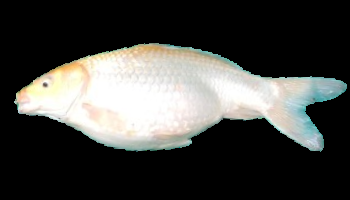
#> input picture fish_dataset/emas/M01.png, 350 x 200 px, found by its file name; its folder holds 4 pictures in this run
$ python Test_DT.py
#> lines starting #> are read from the running program, lines starting #| are printed output that depends on the picture
### LoadImages.py
import cv2
import os
import numpy as np

'''
def get_label(directory):
    # add more to add more class
    if directory == "fish_dataset\\abudefduf": return 1
    if directory == "fish_dataset\\amphiprion": return 2
    if directory == "fish_dataset\\chaetodon": return 3
    else: return 0

'''
def get_label(directory):
    # add more to add more class
    if directory == "fish_dataset\\emas": return 1
    if directory == "fish_dataset\\lele": return 2
    if directory == "fish_dataset\\nila": return 3
    else: return 0


def load_images(directory):
#> called with directory = 'fish_dataset\\emas'
    images=[]
    labels=[]
    for filename in os.listdir(directory):
        if filename.endswith(".png"):
            image_path = os.path.join(directory, filename)
            image = cv2.imread(image_path, cv2.IMREAD_GRAYSCALE)
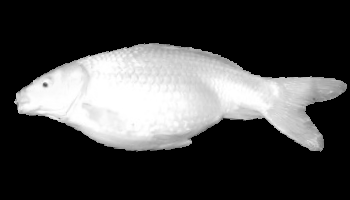
#> image: shape (200, 350); min 0, max 255, mean 70
            # yg dikomen ini buat daun 700x524. Ikan pake 350x200
            image = cv2.resize(image, (350, 200))
            # image = cv2.resize(image, (700, 524))
            images.append(image)
            labels.append(get_label(directory))
#> pass 2 of the loop in load_images, `for filename in os.listdir(directory):`:
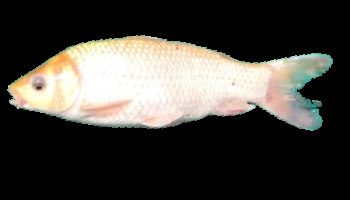
#> input picture fish_dataset/emas/M02.png, 350 x 200 px, found by its file name
#> in load_images, `image = cv2.imread(image_path, cv2.IMREAD_GRAYSCALE)`:
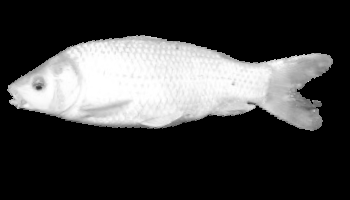
#> image: shape (200, 350); min 0, max 255, mean 67
#> pass 3 of the loop in load_images, `for filename in os.listdir(directory):`:
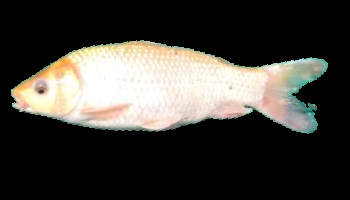
#> input picture fish_dataset/emas/M03.png, 350 x 200 px, found by its file name
#> in load_images, `image = cv2.imread(image_path, cv2.IMREAD_GRAYSCALE)`:
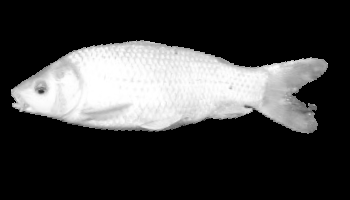
#> image: shape (200, 350); min 0, max 255, mean 63.7
#> the loop made 4 passes; the first 3 are shown
    return np.array(images), np.array(labels)

def combine_dataset():
    # load datasets from directories
    # add class to get_label first or the class will be considered a negative example
    emas_images, emas_labels = load_images("fish_dataset\\emas")
    lele_images, lele_labels = load_images("fish_dataset\\lele")
    nila_images, nila_labels = load_images("fish_dataset\\nila")
    negatives_images, negatives_labels = load_images("fish_dataset\\negative_examples")

    # combining into a single dataset
    images = np.concatenate((emas_images, lele_images, nila_images, negatives_images), axis = 0)
    labels = np.concatenate((emas_labels, lele_labels, nila_labels, negatives_labels), axis = 0)

    # images = np.concatenate((lele_images, nila_images, negatives_images), axis = 0)
    # labels = np.concatenate((lele_labels, nila_labels, negatives_labels), axis = 0)

    return images, labels

### Test_DT.py
from DecisionTree import *
from LoadImages import *
from HaarFeatures import *
from IntegralImage import *
from Dataset import *
from Utilities import *
from sklearn.model_selection import train_test_split
from sklearn.metrics import accuracy_score

#> (the run stopped early here; a loop or call above may not have finished)
